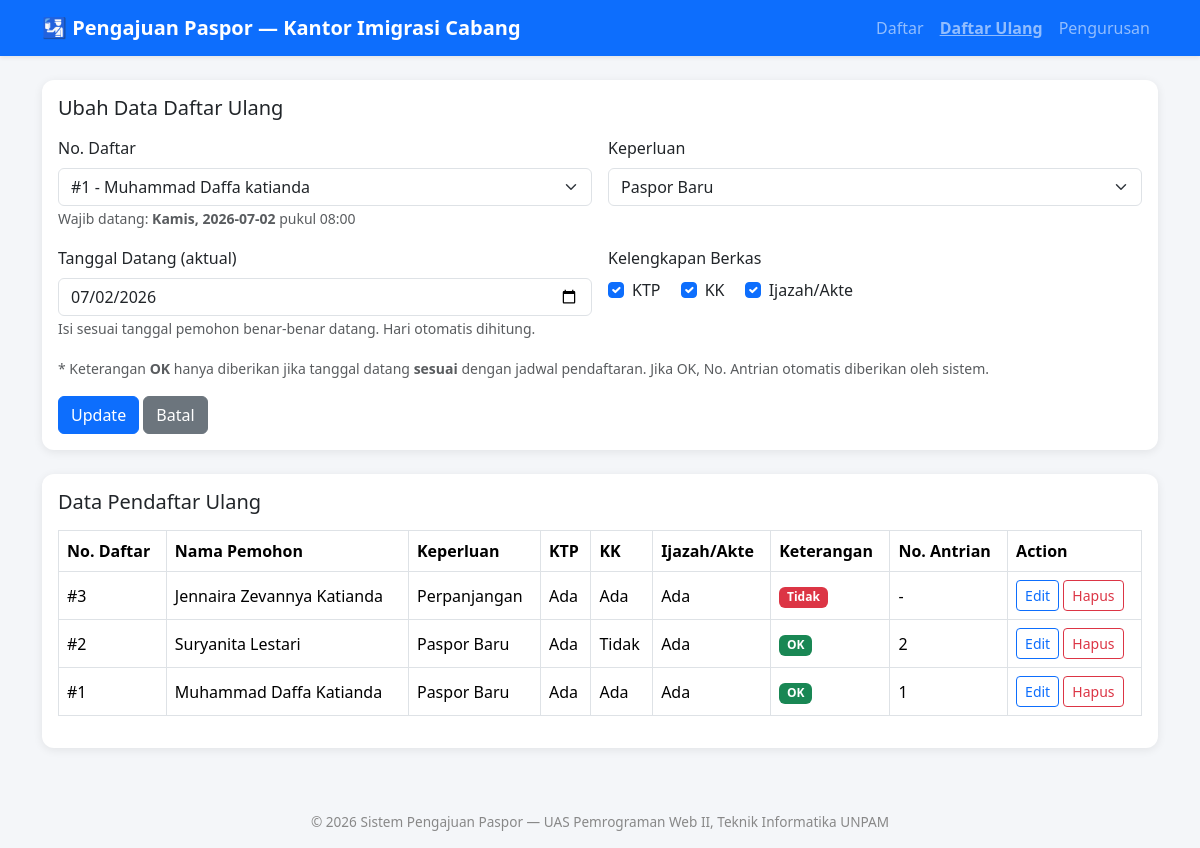
/daftar_ulang.php?edit=1, run on the app's committed database.
### tables this page shows
CREATE TABLE daftar_ulang (
  no_daftar_ulang   INT AUTO_INCREMENT PRIMARY KEY,
  no_daftar         INT NOT NULL,
  nama_pemohon      VARCHAR(100) NOT NULL,
  hari_daftar_ulang VARCHAR(20) NOT NULL,
  tgl_daftar_ulang  DATE NOT NULL,
  hari_datang       VARCHAR(20) NOT NULL,
  tgl_datang        DATE NOT NULL,
  ktp               ENUM('Ada','Tidak') NOT NULL,
  kk                ENUM('Ada','Tidak') NOT NULL,
  ijazah_akte       ENUM('Ada','Tidak') NOT NULL,
  keperluan         VARCHAR(50) NOT NULL,
  keterangan        ENUM('OK','Tidak') NOT NULL,    
  no_antrian        INT DEFAULT NULL,                
  FOREIGN KEY (no_daftar) REFERENCES pendaftar(no_daftar) ON DELETE CASCADE
);

### daftar_ulang.php (the view, shortened to what this page needs)
<?php
require 'config.php';
$edit_data = null;
if (isset($_GET['edit'])) {
    $id = (int)$_GET['edit'];
    $q  = mysqli_query($koneksi, "SELECT * FROM daftar_ulang WHERE no_daftar_ulang=$id");
    $edit_data = mysqli_fetch_assoc($q);
}
$list_pendaftar = mysqli_query($koneksi, "SELECT * FROM pendaftar ORDER BY no_daftar ASC");
$pendaftar_arr = [];
while ($p = mysqli_fetch_assoc($list_pendaftar)) { $pendaftar_arr[] = $p; }
$data = mysqli_query($koneksi, "SELECT * FROM daftar_ulang ORDER BY no_daftar_ulang DESC");
include 'includes/header.php';
?>
<div class="card mb-4">
  <div class="card-body">
    <h5 class="card-title mb-3"><?= $edit_data ? 'Ubah Data Daftar Ulang' : 'Input Data Daftar Ulang' ?></h5>
    <form method="POST" class="row g-3">
      <div class="col-md-6">
        <label class="form-label">No. Daftar</label>
        <select name="no_daftar" id="selectPendaftar" class="form-select" required onchange="tampilkanJadwal()">
          <?php foreach ($pendaftar_arr as $p): ?>
            <option value="<?= $p['no_daftar'] ?>"
              data-hari="<?= $p['hari'] ?>"
              data-tanggal="<?= $p['tanggal'] ?>"
              data-jam="<?= substr($p['jam'],0,5) ?>"
              <?= (isset($edit_data['no_daftar']) && $edit_data['no_daftar'] == $p['no_daftar']) ? 'selected' : '' ?>>
              #<?= $p['no_daftar'] ?> - <?= htmlspecialchars($p['nama_pemohon']) ?>
            </option>
          <?php endforeach; ?>
        </select>
        <small class="text-muted" id="infoJadwal">Jadwal wajib datang akan tampil di sini.</small>
      </div>
      <div class="col-md-6">
        <label class="form-label">Keperluan</label>
        <select name="keperluan" class="form-select" required>
          <?php foreach (['Paspor Baru','Perpanjangan','Penggantian'] as $opt): ?>
            <option value="<?= $opt ?>" <?= (($edit_data['keperluan'] ?? '') == $opt) ? 'selected' : '' ?>><?= $opt ?></option>
          <?php endforeach; ?>
        </select>
      </div>
      <div class="col-md-6">
        <label class="form-label">Tanggal Datang (aktual)</label>
        <input type="date" name="tgl_datang" class="form-control" required
               value="<?= $edit_data['tgl_datang'] ?? date('Y-m-d') ?>">
        <small class="text-muted">Isi sesuai tanggal pemohon benar-benar datang. Hari otomatis dihitung.</small>
      </div>
      <div class="col-md-6">
        <label class="form-label d-block">Kelengkapan Berkas</label>
        <div class="form-check form-check-inline">
          <input class="form-check-input" type="checkbox" name="ktp" id="ktp"
            <?= (($edit_data['ktp'] ?? '') == 'Ada') ? 'checked' : '' ?>>
          <label class="form-check-label" for="ktp">KTP</label>
        </div>
        <div class="form-check form-check-inline">
          <input class="form-check-input" type="checkbox" name="kk" id="kk"
            <?= (($edit_data['kk'] ?? '') == 'Ada') ? 'checked' : '' ?>>
          <label class="form-check-label" for="kk">KK</label>
        </div>
        <div class="form-check form-check-inline">
          <input class="form-check-input" type="checkbox" name="ijazah_akte" id="ijazah_akte"
            <?= (($edit_data['ijazah_akte'] ?? '') == 'Ada') ? 'checked' : '' ?>>
          <label class="form-check-label" for="ijazah_akte">Ijazah/Akte</label>
        </div>
      </div>
      <div class="col-12">
        <small class="text-muted">
          * Keterangan <strong>OK</strong> hanya diberikan jika tanggal datang <strong>sesuai</strong> dengan jadwal
          pendaftaran. Jika OK, No. Antrian otomatis diberikan oleh sistem.
        </small>
      </div>
      <div class="col-12">
        <button type="submit" class="btn btn-primary"><?= $edit_data ? 'Update' : 'Simpan' ?></button>
        <?php if ($edit_data): ?>
          <a href="daftar_ulang.php" class="btn btn-secondary">Batal</a>
        <?php endif; ?>
      </div>
    </form>
  </div>
</div>
<div class="card">
  <div class="card-body">
    <h5 class="card-title mb-3">Data Pendaftar Ulang</h5>
    <div class="table-responsive">
      <table class="table table-bordered table-hover align-middle">
        <thead>
          <tr>
            <th>No. Daftar</th>
            <th>Nama Pemohon</th>
            <th>Keperluan</th>
            <th>KTP</th>
            <th>KK</th>
            <th>Ijazah/Akte</th>
            <th>Keterangan</th>
            <th>No. Antrian</th>
            <th>Action</th>
          </tr>
        </thead>
        <tbody>
          <?php if (mysqli_num_rows($data) == 0): ?>
            <tr><td colspan="9" class="text-center text-muted">Belum ada data daftar ulang</td></tr>
          <?php else: ?>
            <?php while ($row = mysqli_fetch_assoc($data)): ?>
              <tr>
                <td>#<?= $row['no_daftar'] ?></td>
                <td><?= htmlspecialchars($row['nama_pemohon']) ?></td>
                <td><?= htmlspecialchars($row['keperluan']) ?></td>
                <td><?= $row['ktp'] ?></td>
                <td><?= $row['kk'] ?></td>
                <td><?= $row['ijazah_akte'] ?></td>
                <td>
                  <span class="badge <?= $row['keterangan']=='OK' ? 'badge-ok' : 'badge-tidak' ?>">
                    <?= $row['keterangan'] ?>
                  </span>
                </td>
                <td><?= $row['no_antrian'] ?? '-' ?></td>
                <td>
                  <a href="daftar_ulang.php?edit=<?= $row['no_daftar_ulang'] ?>" class="btn btn-sm btn-outline-primary">Edit</a>
                  <a href="daftar_ulang.php?hapus=<?= $row['no_daftar_ulang'] ?>" class="btn btn-sm btn-outline-danger"
                     onclick="return confirm('Hapus data ini?')">Hapus</a>
                </td>
              </tr>
            <?php endwhile; ?>
          <?php endif; ?>
        </tbody>
      </table>
    </div>
  </div>
</div>
<?php include 'includes/footer.php'; ?>

### includes/header.php (style rules this page uses)
body { background:#f4f6f9; }
.card { border:none; box-shadow:0 2px 10px rgba(0,0,0,.08); border-radius:12px; }
.table thead { background:#0d6efd; color:#fff; }
.table td, .table th { vertical-align:middle; }
.badge-ok { background:#198754; }
.badge-tidak { background:#dc3545; }

### data on the page
daftar_ulang: no_daftar "#1 - Muhammad Daffa katianda", keperluan "Paspor Baru", tgl_datang "07/02/2026", ktp "☑", kk "☑", ijazah_akte "☑", no_daftar "1", nama_pemohon "Muhammad Daffa Katianda", ktp "Ada", kk "Ada", ijazah_akte "Ada", keterangan "OK", no_antrian "1"
daftar_ulang: no_daftar "3", nama_pemohon "Jennaira Zevannya Katianda", keperluan "Perpanjangan", ktp "Ada", kk "Ada", ijazah_akte "Ada", keterangan "Tidak", no_antrian "-"
daftar_ulang: no_daftar "2", nama_pemohon "Suryanita Lestari", keperluan "Paspor Baru", ktp "Ada", kk "Tidak", ijazah_akte "Ada", keterangan "OK", no_antrian "2"
